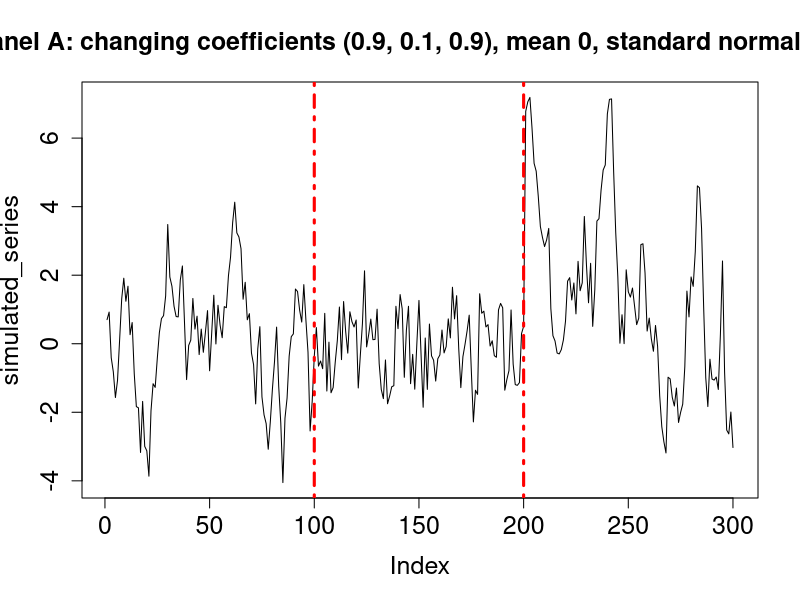
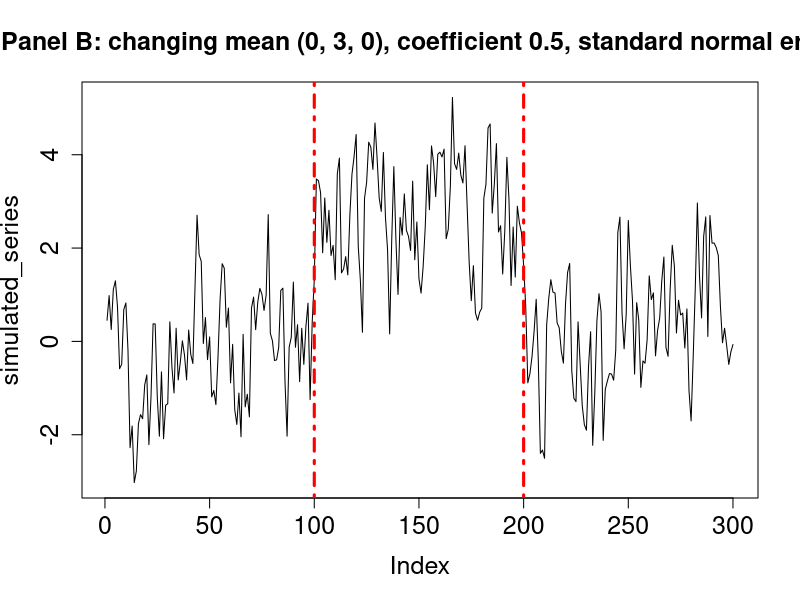
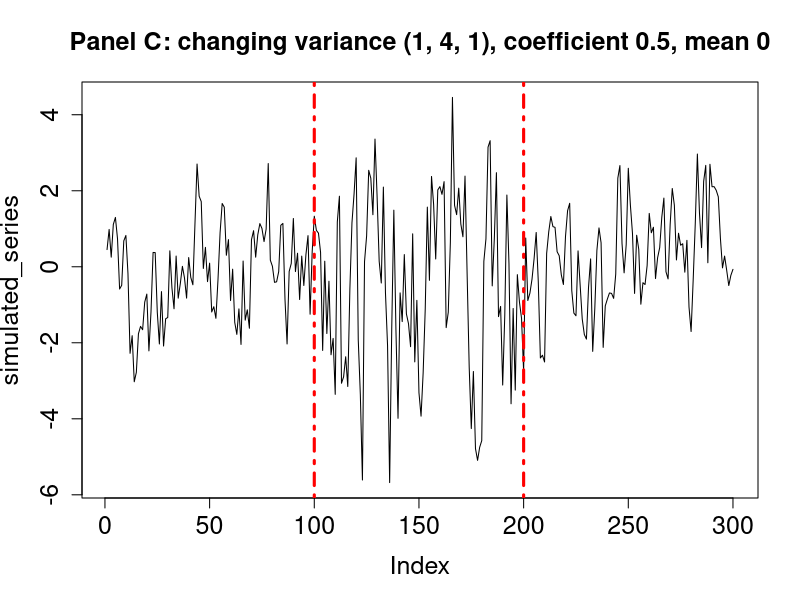
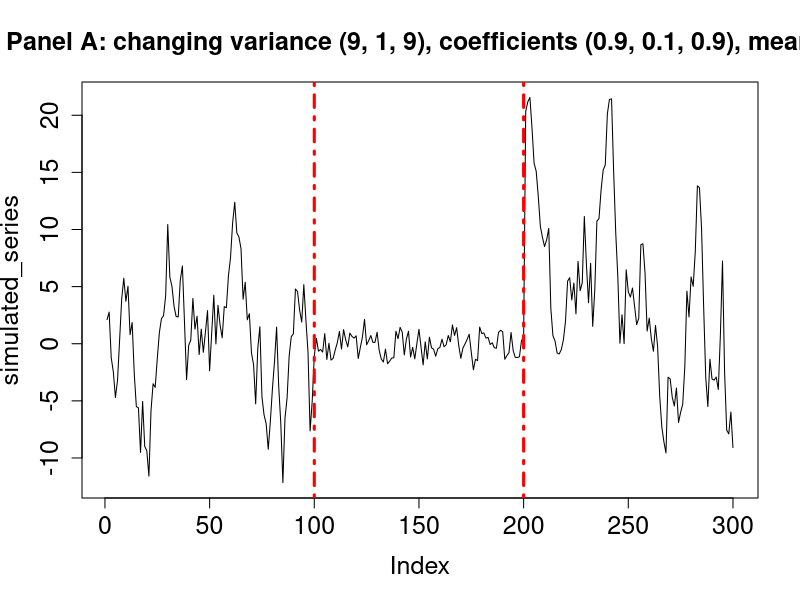
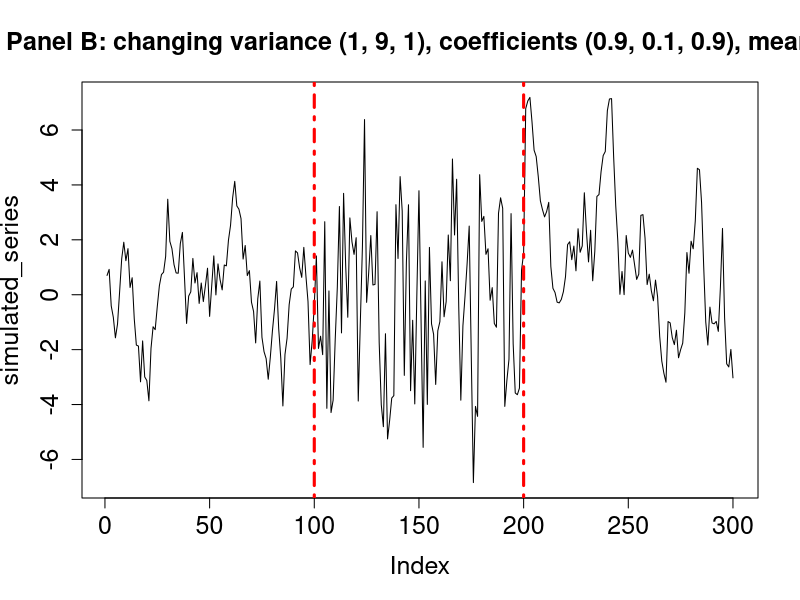

Recreate these plots in R, in order.
## ---- chunk 1
library("purrr")
## ---- chunk 2
set.seed(10)
segment_size <- 100
simulated_series <- c(arima.sim(n=segment_size, list(ar=c(0.9)), rand.gen=partial(rnorm, sd=1)), 
                      arima.sim(n=segment_size, list(ar=c(0.1)), rand.gen=partial(rnorm, sd=1)),
                      arima.sim(n=segment_size, list(ar=c(0.9)), rand.gen=partial(rnorm, sd=1)))
png(filename = "./code/figures/mc_simulations/MC_coefficient.png", width=1000, height=400)
cex <- 1.5
par(cex.lab=cex, cex.axis=cex, cex.main=cex)
plot(simulated_series, type="l")
abline(v=c(100, 200), col='red', lty='dotdash', lwd=3)
title(main="Panel A: changing coefficients (0.9, 0.1, 0.9), mean 0, standard normal error")
dev.off()
## ---- chunk 3
set.seed(10)
segment_size <- 100
simulated_series <- c(arima.sim(n=segment_size, list(ar=c(0.5)), rand.gen=partial(rnorm, sd=1)), 
                      arima.sim(n=segment_size, list(ar=c(0.5)), rand.gen=partial(rnorm, sd=1)) + 3,
                      arima.sim(n=segment_size, list(ar=c(0.5)), rand.gen=partial(rnorm, sd=1)))
png(filename = "./code/figures/mc_simulations/MC_mean.png", width=1000, height=400)
cex <- 1.5
par(cex.lab=cex, cex.axis=cex, cex.main=cex)
plot(simulated_series, type="l")
abline(v=c(100, 200), col='red', lty='dotdash', lwd=3)
title(main="Panel B: changing mean (0, 3, 0), coefficient 0.5, standard normal error")
dev.off()
## ---- chunk 4
set.seed(10)
segment_size <- 100
simulated_series <- c(arima.sim(n=segment_size, list(ar=c(0.5)), rand.gen=partial(rnorm, sd=1)), 
                      arima.sim(n=segment_size, list(ar=c(0.5)), rand.gen=partial(rnorm, sd=2)),
                      arima.sim(n=segment_size, list(ar=c(0.5)), rand.gen=partial(rnorm, sd=1)))
png(filename = "./code/figures/mc_simulations/MC_var.png", width=1000, height=400)
cex <- 1.5
par(cex.lab=cex, cex.axis=cex, cex.main=cex)
plot(simulated_series, type="l")
abline(v=c(100, 200), col='red', lty='dotdash', lwd=3)
title(main="Panel C: changing variance (1, 4, 1), coefficient 0.5, mean 0")
dev.off()
## ---- chunk 5
set.seed(10)
segment_size <- 100
simulated_series <- c(arima.sim(n=segment_size, list(ar=c(0.9)), rand.gen=partial(rnorm, sd=3)), 
                      arima.sim(n=segment_size, list(ar=c(0.1)), rand.gen=partial(rnorm, sd=1)),
                      arima.sim(n=segment_size, list(ar=c(0.9)), rand.gen=partial(rnorm, sd=3)))
png(filename = "./code/figures/mc_simulations/MC_mixed_var_coef_1.png", width=1000, height=400)
cex <- 1.5
par(cex.lab=cex, cex.axis=cex, cex.main=cex)
plot(simulated_series, type="l")
abline(v=c(100, 200), col='red', lty='dotdash', lwd=3)
title(main="Panel A: changing variance (9, 1, 9), coefficients (0.9, 0.1, 0.9), mean 0")
dev.off()
## ---- chunk 6
set.seed(10)
segment_size <- 100
simulated_series <- c(arima.sim(n=segment_size, list(ar=c(0.9)), rand.gen=partial(rnorm, sd=1)), 
                      arima.sim(n=segment_size, list(ar=c(0.1)), rand.gen=partial(rnorm, sd=3)),
                      arima.sim(n=segment_size, list(ar=c(0.9)), rand.gen=partial(rnorm, sd=1)))
png(filename = "./code/figures/mc_simulations/MC_mixed_var_coef_2.png", width=1000, height=400)
cex <- 1.5
par(cex.lab=cex, cex.axis=cex, cex.main=cex)
plot(simulated_series, type="l")
abline(v=c(100, 200), col='red', lty='dotdash', lwd=3)
title(main="Panel B: changing variance (1, 9, 1), coefficients (0.9, 0.1, 0.9), mean 0")
dev.off()
